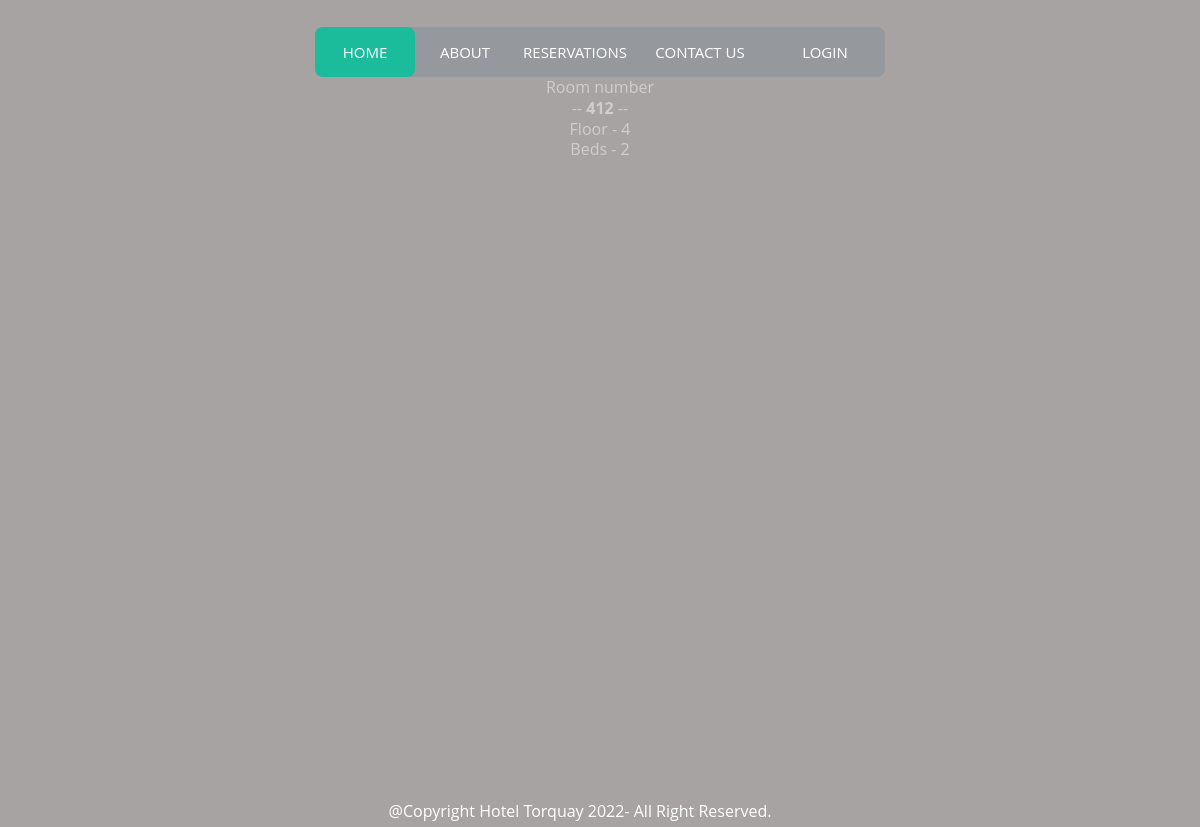
The page /visitors/room-detail/412 on the database its author committed.
### visitors/models.py (models this page shows, shortened)
class Room(models.Model):
    number = models.BigIntegerField(primary_key=True, blank=True)
    beds = models.IntegerField(default=2, validators=[MinValueValidator(2), MaxValueValidator(6)])
    floor = models.ForeignKey(Floor, on_delete=models.CASCADE, related_name='rooms')
    def __str__(self):
        return f"{self.number}"

class Floor(models.Model):
    floor_choices = enumerate([0,1,2,3,4])
    number = models.IntegerField(choices=floor_choices, primary_key=True)

### visitors/views.py (the view)
# urls.py: path('room-detail/<int:pk>', RoomView.as_view(), name='room_detail')
class RoomView(DetailView):
    model = Room
    template_name = 'room.html'

### visitors/templates/room.html
{% extends 'partials/base.html'%}
{% load static %}
{%block content%}
    Room number
    <br>
    -- <b>{{room}}</b> --
    <br>
    Floor - {{room.floor.number}}
    <br>
    Beds - {{room.beds}}
{%endblock content%}

### visitors/static/css/styles.css (style rules this page uses)
body { font-size: 12px; font-family: sans-serif; background: #2c3e50; }
* { box-sizing: border-box; -webkit-box-sizing: border-box; }
html, body { height: 100%; }
body { margin: 0; font: 16px/1.3 sans-serif; }
body { font-family: 'Open Sans', 'sans-serif'; color: #cecece; background: rgb(168, 163, 163); text-align: center; }

### rows shown on the page
Room: number "412", floor.number "4", beds "2"
